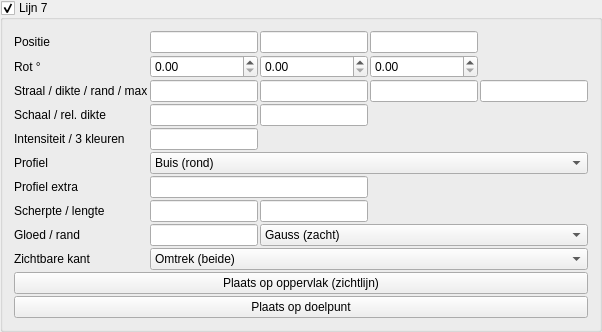
       <widget class="MyGroupBox" name="groupCheck_pattern_line_trap_7_enabled">
        <property name="title">
         <string>Lijn 7</string>
        </property>
        <property name="checkable">
         <bool>true</bool>
        </property>
        <layout class="QGridLayout" name="gridLayout_pattern_line_7">
         <property name="spacing">
          <number>2</number>
         </property>
         <item row="0" column="0">
          <widget class="QLabel" name="label_pattern_line_7_pos">
           <property name="text">
            <string>Positie</string>
           </property>
          </widget>
         </item>
         <item row="0" column="1">
          <widget class="MyLineEdit" name="vect3_pattern_line_trap_7_position_x"/>
         </item>
         <item row="0" column="2">
          <widget class="MyLineEdit" name="vect3_pattern_line_trap_7_position_y"/>
         </item>
         <item row="0" column="3">
          <widget class="MyLineEdit" name="vect3_pattern_line_trap_7_position_z"/>
         </item>
         <item row="1" column="0">
          <widget class="QLabel" name="label_pattern_line_7_rot">
           <property name="text">
            <string>Rot °</string>
           </property>
          </widget>
         </item>
         <item row="1" column="1">
          <widget class="MyDoubleSpinBox" name="spinboxd3_pattern_line_trap_7_rotation_x"/>
         </item>
         <item row="1" column="2">
          <widget class="MyDoubleSpinBox" name="spinboxd3_pattern_line_trap_7_rotation_y"/>
         </item>
         <item row="1" column="3">
          <widget class="MyDoubleSpinBox" name="spinboxd3_pattern_line_trap_7_rotation_z"/>
         </item>
         <item row="2" column="0">
          <widget class="QLabel" name="label_pattern_line_7_radius">
           <property name="text">
            <string>Straal / dikte / rand / max</string>
           </property>
           <property name="toolTip">
            <string>Straal = profielgrootte. Dikte = schaal van de SDF-band. Rand = afronding hoeken. Max = afstand-limiet voor de gloed (0 = uit in praktijk volgens instelling).</string>
           </property>
          </widget>
         </item>
         <item row="2" column="1">
          <widget class="MyLineEdit" name="logedit_pattern_line_trap_7_radius"/>
         </item>
         <item row="2" column="2">
          <widget class="MyLineEdit" name="logedit_pattern_line_trap_7_thickness"/>
         </item>
         <item row="2" column="3">
          <widget class="MyLineEdit" name="logedit_pattern_line_trap_7_edge_softness"/>
         </item>
         <item row="2" column="4">
          <widget class="MyLineEdit" name="logedit_pattern_line_trap_7_max_distance"/>
         </item>
         <item row="3" column="0">
          <widget class="QLabel" name="label_pattern_line_7_scale">
           <property name="text">
            <string>Schaal / rel. dikte</string>
           </property>
           <property name="toolTip">
            <string>Schaal: uniform het dwarsprofiel (YZ). Relatieve dikte: factor op de gloedband t.o.v. Dikte (1 = standaard).</string>
           </property>
          </widget>
         </item>
         <item row="3" column="1">
          <widget class="MyLineEdit" name="logedit_pattern_line_trap_7_scale"/>
         </item>
         <item row="3" column="2">
          <widget class="MyLineEdit" name="logedit_pattern_line_trap_7_relative_thickness"/>
         </item>
         <item row="4" column="0">
          <widget class="QLabel" name="label_pattern_line_7_int">
           <property name="text">
            <string>Intensiteit / 3 kleuren</string>
           </property>
           <property name="toolTip">
            <string>Gradient langs de gloed: kern (kleur 1) → midden (2) → rand (3). Zelfde RGB = effen.</string>
           </property>
          </widget>
         </item>
         <item row="4" column="1">
          <widget class="MyLineEdit" name="logedit_pattern_line_trap_7_intensity"/>
         </item>
         <item row="4" column="2">
          <widget class="MyColorButton" name="colorButton_pattern_line_trap_7_color"/>
         </item>
         <item row="4" column="3">
          <widget class="MyColorButton" name="colorButton_pattern_line_trap_7_color_2"/>
         </item>
         <item row="4" column="4">
          <widget class="MyColorButton" name="colorButton_pattern_line_trap_7_color_3"/>
         </item>
         <item row="5" column="0">
          <widget class="QLabel" name="label_pattern_line_7_shape">
           <property name="text">
            <string>Profiel</string>
           </property>
           <property name="toolTip">
            <string>Dwarsdoorsnede loodrecht op de as (lokale X).</string>
           </property>
          </widget>
         </item>
         <item row="5" column="1" colspan="4">
          <widget class="MyComboBox" name="comboBox_pattern_line_trap_7_shape">
           <item>
            <property name="text">
             <string>Buis (rond)</string>
            </property>
           </item>
           <item>
            <property name="text">
             <string>Lint (vlak)</string>
            </property>
           </item>
           <item>
            <property name="text">
             <string>Vierkant</string>
            </property>
           </item>
           <item>
            <property name="text">
             <string>Ruit</string>
            </property>
           </item>
           <item>
            <property name="text">
             <string>Ovaal</string>
            </property>
           </item>
           <item>
            <property name="text">
             <string>Zeshoek</string>
            </property>
           </item>
           <item>
            <property name="text">
             <string>Kruis</string>
            </property>
           </item>
           <item>
            <property name="text">
             <string>Achthoek</string>
            </property>
           </item>
           <item>
            <property name="text">
             <string>Squircle</string>
            </property>
           </item>
           <item>
            <property name="text">
             <string>Ring</string>
            </property>
           </item>
         </widget>
         </item>
         <item row="6" column="0">
          <widget class="QLabel" name="label_pattern_line_7_shape_aux">
           <property name="text">
            <string>Profiel extra</string>
           </property>
           <property name="toolTip">
            <string>Ovaal: Z-straal t.o.v. Y (1 = cirkel). Ring: halve dikte van de buis.</string>
           </property>
          </widget>
         </item>
         <item row="6" column="1" colspan="2">
          <widget class="MyLineEdit" name="logedit_pattern_line_trap_7_shape_aux"/>
         </item>
         <item row="7" column="0">
          <widget class="QLabel" name="label_pattern_line_7_sharp_seg">
           <property name="text">
            <string>Scherpte / lengte</string>
           </property>
           <property name="toolTip">
            <string>Scherpte: sterkere piek (hoger = smallere gloed). Lengte: halve lijnlengte langs X (0 = oneindig). Zie ook «Gloed / rand».</string>
           </property>
          </widget>
         </item>
         <item row="7" column="1">
          <widget class="MyLineEdit" name="logedit_pattern_line_trap_7_falloff_sharpness"/>
         </item>
         <item row="7" column="2">
          <widget class="MyLineEdit" name="logedit_pattern_line_trap_7_segment_half_length"/>
         </item>
         <item row="8" column="0">
          <widget class="QLabel" name="label_pattern_line_7_glow">
           <property name="text">
            <string>Gloed / rand</string>
           </property>
           <property name="toolTip">
            <string>Gloedbreedte: hoger = zachtere, bredere rand. Falloff: Gauss, smoothstep, lineair, exponentieel — bepaalt hoe snel het uitsterft (los van de 3-kleur-gradient).</string>
           </property>
          </widget>
         </item>
         <item row="8" column="1">
          <widget class="MyLineEdit" name="logedit_pattern_line_trap_7_glow_spread"/>
         </item>
         <item row="8" column="2" colspan="3">
          <widget class="MyComboBox" name="comboBox_pattern_line_trap_7_falloff_profile">
           <item>
            <property name="text">
             <string>Gauss (zacht)</string>
            </property>
           </item>
           <item>
            <property name="text">
             <string>Strak (smooth)</string>
            </property>
           </item>
           <item>
            <property name="text">
             <string>Hard (lineair)</string>
            </property>
           </item>
           <item>
            <property name="text">
             <string>Exponentieel</string>
            </property>
           </item>
          </widget>
         </item>
         <item row="9" column="0">
          <widget class="QLabel" name="label_pattern_line_7_side">
           <property name="text">
            <string>Zichtbare kant</string>
           </property>
           <property name="toolTip">
            <string>Omtrek: gloed aan beide zijden van de vorm (klassiek). Alleen buiten of binnen: één zijde van het oppervlak — handig om alleen de silhouet-rand te tonen.</string>
           </property>
          </widget>
         </item>
         <item row="9" column="1" colspan="4">
          <widget class="MyComboBox" name="comboBox_pattern_line_trap_7_edge_side">
           <item>
            <property name="text">
             <string>Omtrek (beide)</string>
            </property>
           </item>
           <item>
            <property name="text">
             <string>Alleen buiten</string>
            </property>
           </item>
           <item>
            <property name="text">
             <string>Alleen binnen</string>
            </property>
           </item>
          </widget>
         </item>
         <item row="10" column="0" colspan="5">
          <widget class="QPushButton" name="pushButton_pattern_line_trap_7_place_surface">
           <property name="text">
            <string>Plaats op oppervlak (zichtlijn)</string>
           </property>
          </widget>
         </item>
         <item row="11" column="0" colspan="5">
          <widget class="QPushButton" name="pushButton_pattern_line_trap_7_place_target">
           <property name="text">
            <string>Plaats op doelpunt</string>
           </property>
          </widget>
         </item>
        </layout>
       </widget>
